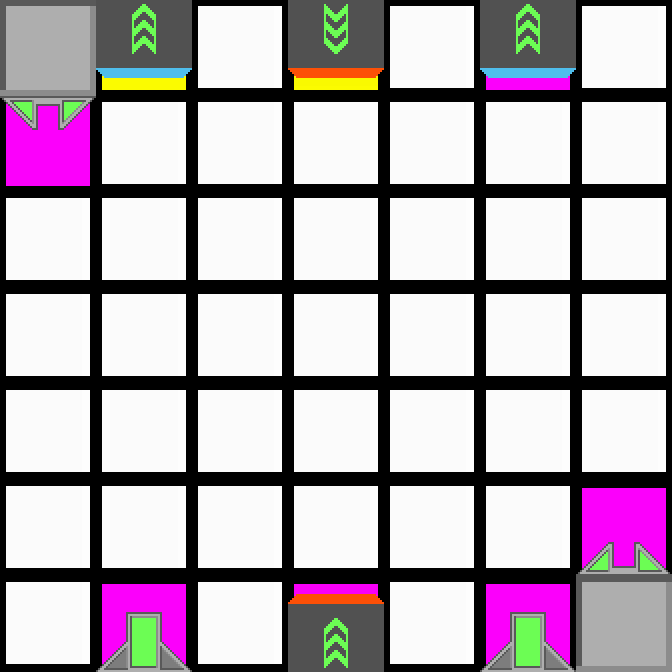

Below is a game level as drawn by its tile map, then a one-line description and the .tmx file that defines it, in full:
An orthogonal 7x7 tile map with 96x96 px tiles, 2 tile layers (Colors, Tiles).

<map version="1.0" orientation="orthogonal" renderorder="right-down" width="7" height="7" tilewidth="96" tileheight="96">
 <properties>
  <property name="AvailableTiles" value="2, 2, 2" />
 </properties>
 <tileset firstgid="1" source="../tiles.tsx" />
 <layer name="Colors" width="7" height="7">
  <data encoding="csv">
87,84,87,84,87,85,87,
85,87,87,87,87,87,87,
87,87,87,87,87,87,87,
87,87,87,87,87,87,87,
87,87,87,87,87,87,87,
87,87,87,87,87,87,85,
87,85,87,85,87,85,87
</data>
 </layer>
 <layer name="Tiles" width="7" height="7">
  <data encoding="csv">
20,21,1,27,1,21,1,
11,1,1,1,1,1,1,
1,1,1,1,1,1,1,
1,1,1,1,1,1,1,
1,1,1,1,1,1,1,
1,1,1,1,1,1,9,
1,5,1,25,1,5,20
</data>
 </layer>
</map>
